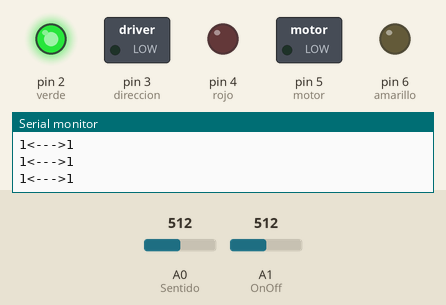
This sketch was run on a simulated Arduino Uno, built with avr-gcc and run on an emulated ATmega328P. Shown: switched loads named in the sketch (green lamp = pin HIGH), output pins drawn as LEDs (lit = HIGH), the last lines printed to the serial monitor. The test bench sets the inputs (shaded band); at power-on: A0 (Sentido) = 512, A1 (OnOff) = 512.

Above: at 1.9 s.
2.0 s: A0 (Sentido) set to 672
3.5 s: A0 (Sentido) set to 692
At 5.2 s:
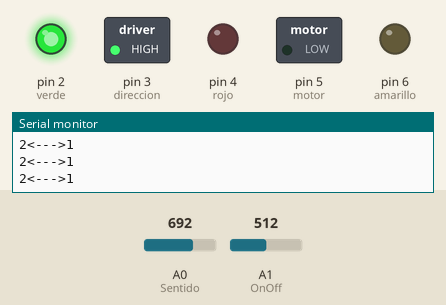
6.0 s: A1 (OnOff) set to 664
7.5 s: A1 (OnOff) set to 690
At 8.2 s:
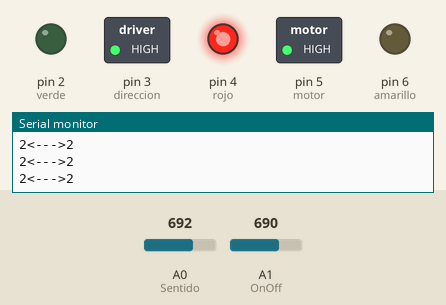
9.0 s: A0 (Sentido) set to 511
At 10.4 s:
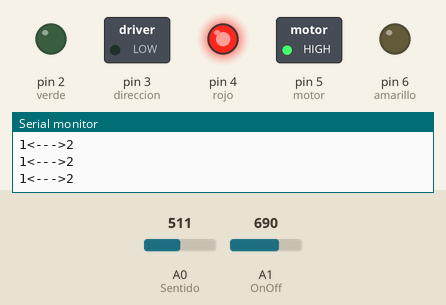
11.5 s: A0 (Sentido) set to 1023
At 11.9 s:
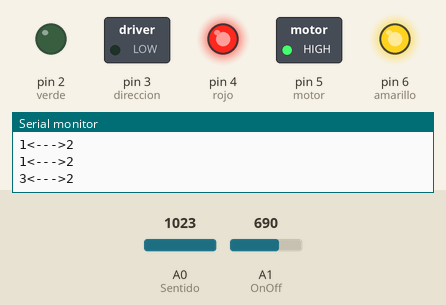
Timing chart, 0 to 14.5 s (numbered marks = the images above; inputs shaded):
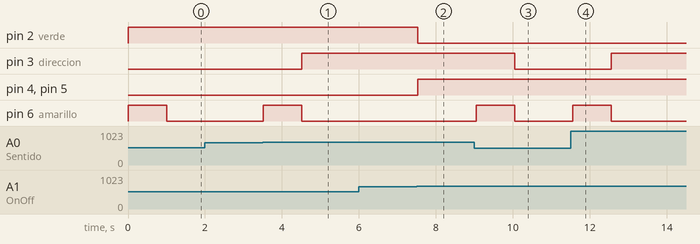

The sketch:

LED_Banda.ino
```cpp
int Sentido = A0;
int OnOff = A1;
int direccion = 3;
int motor = 5;
int verde=2,rojo=4,amarillo=6;
String cadena;
bool cambioDirIzq = true, cambioDirDer = true;

void setup() {
  Serial.begin(9600);
  pinMode(verde,OUTPUT);
  pinMode(rojo,OUTPUT);
  pinMode(amarillo,OUTPUT);
}

int valor1, valor2;
void loop() {
    valor1=analogRead(Sentido);
    valor2=analogRead(OnOff);

    valor2=map(valor2,0,1023,0,3);
    valor1=map(valor1,0,1023,0,3);

    Serial.println(String(valor1)+"<--->"+String(valor2));

    if(valor2<=1){
      digitalWrite(rojo,LOW);
      digitalWrite(verde,HIGH);
      analogWrite(motor,0);
    }else if(valor2>=2){
      digitalWrite(rojo,HIGH);
      digitalWrite(verde,LOW);
      analogWrite(motor,255);
    }

    if(valor1<=1){
      if (cambioDirIzq == true){
        digitalWrite(amarillo,HIGH);
        delay(1000);
        digitalWrite(amarillo,LOW);
        cambioDirIzq = false;
        cambioDirDer = true;
      }
      analogWrite(direccion,0);
    }else if(valor1>=2){
      if (cambioDirDer == true){
        digitalWrite(amarillo,HIGH);
        delay(1000);
        digitalWrite(amarillo,LOW);
        cambioDirDer = false;
        cambioDirIzq = true;
      }
      analogWrite(direccion,255);
    }

  delay(100);
}
```

Measured:
- the behaviour switches between 681 and 682 on A0 (Sentido) (found by bisection; images 0 and 1)
- the behaviour switches between 681 and 682 on A1 (OnOff) (found by bisection; images 1 and 2)
- after the input at 3.5 s, pin 3 (direccion): LOW → HIGH after 1.0 s; pin 6 (amarillo): LOW → HIGH at once, → LOW 1.0 s later
- after the input at 7.5 s, pin 2 (verde): HIGH → LOW at once; pin 4 (rojo), pin 5 (motor): LOW → HIGH at once
- after the input at 9.0 s, pin 3 (direccion): HIGH → LOW after 1.0 s; pin 6 (amarillo): LOW → HIGH at once, → LOW 1.0 s later
- after the input at 11.5 s, pin 3 (direccion): LOW → HIGH after 1.1 s; pin 6 (amarillo): LOW → HIGH after 0.05 s, → LOW 1.0 s later
